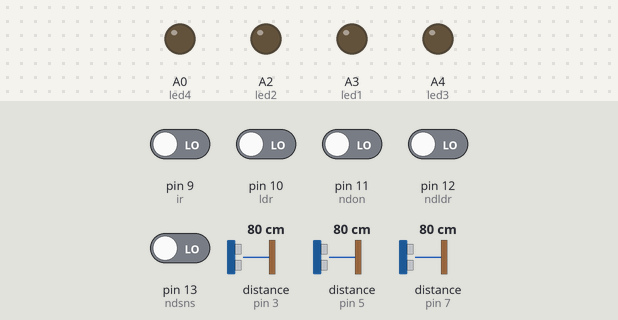
This sketch was run on a simulated Arduino Uno, built with avr-gcc and run on an emulated ATmega328P. Parts: output pins drawn as LEDs (lit = HIGH). The inputs (shaded band) are chosen by the test bench; at power-on: pin 9 (ir), pin 10 (ldr), pin 11 (ndon), pin 12 (ndldr), pin 13 (ndsns) LOW, distance to the obstacle (sensors on pin 3, pin 5, pin 7) 80 cm. The echo pulse lasts 58.3 µs per cm; pins used as bus, display or sensor lines are not drawn.

Above: at 1.2 s.
1.3 s: pin 11 (ndon) driven HIGH
At 1.9 s:
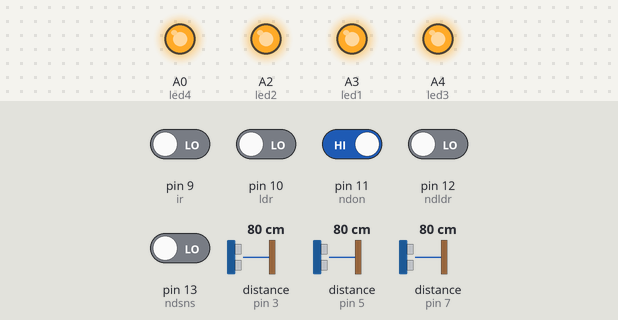
2.8 s: pin 11 (ndon) driven LOW and pin 13 (ndsns) driven HIGH
At 3.7 s:
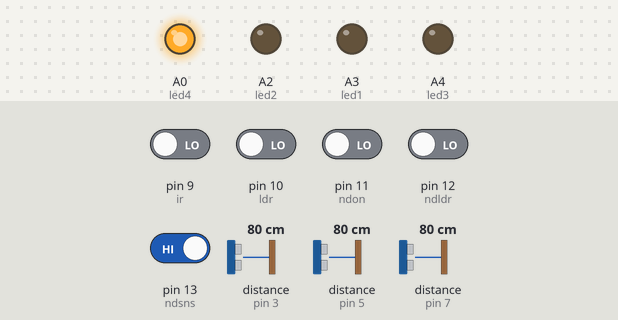
4.4 s: pin 12 (ndldr) driven HIGH
At 5.2 s:
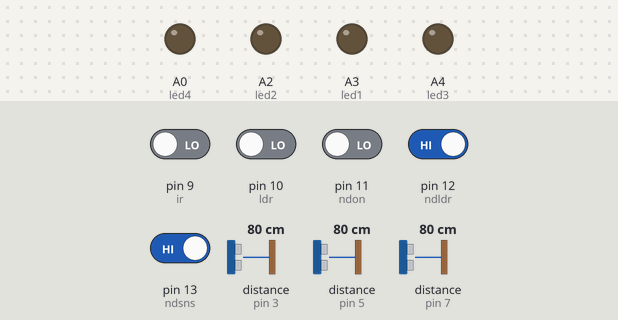
5.9 s: pin 10 (ldr) driven HIGH
At 6.6 s:
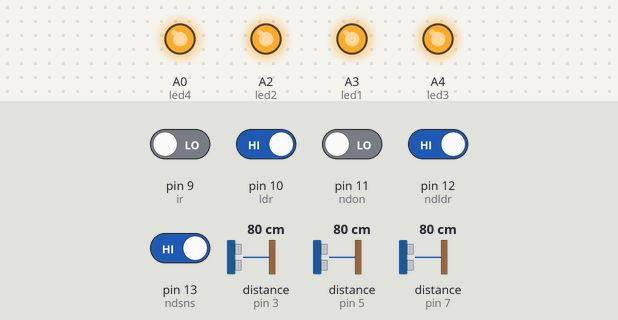
Timing chart, 0 to 8.4 s (numbered marks = the images above; inputs shaded):
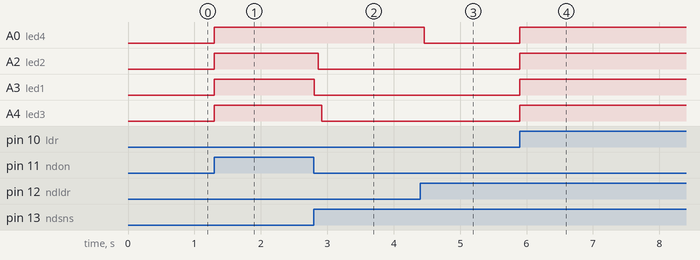

The sketch:

main_board.ino
```cpp
int trigPin1=2;
int echoPin1=3;

int trigPin2=4;
int echoPin2=5;

int trigPin3=6;
int echoPin3=7;

int led1=A3;
int led2=A2;
int led3=A4;
int led4=A0;

int ndon=11;
int ndldr=12;
int ndsns=13;

int ir=9;
int ldr=10;


void setup() {
  Serial.begin (9600);

  pinMode(trigPin1, OUTPUT);
  pinMode(echoPin1, INPUT);
   pinMode(trigPin2, OUTPUT);
  pinMode(echoPin2, INPUT);
   pinMode(trigPin3, OUTPUT);
  pinMode(echoPin3, INPUT);

  pinMode(led1,OUTPUT);
  pinMode(led2,OUTPUT);
  pinMode(led3,OUTPUT);
  pinMode(led4,OUTPUT);

  pinMode(ndon,INPUT);
  pinMode(ndldr,INPUT);
  pinMode(ndsns,INPUT);

  pinMode(ldr,INPUT);
  pinMode(ir,INPUT);


}

void loop() {
  int ldrmob=digitalRead(ndldr);
  int ltmbcnt=digitalRead(ndon);
  int snscnt=digitalRead(ndsns);
if(ltmbcnt==HIGH)
{
    digitalWrite(led1,HIGH);
    digitalWrite(led2,HIGH);
    digitalWrite(led3,HIGH);
    digitalWrite(led4,HIGH);
}
else if(ldrmob==HIGH)
{
  int ldrsn= digitalRead(ldr);
  if(ldrsn==HIGH)
  {
    digitalWrite(led1,HIGH);
    digitalWrite(led2,HIGH);
    digitalWrite(led3,HIGH);
    digitalWrite(led4,HIGH);
  }
  else
  {

    digitalWrite(led1,LOW);
    digitalWrite(led2,LOW);
    digitalWrite(led3,LOW);
    digitalWrite(led4,LOW);
  }
}
else if(snscnt==HIGH)
{
int irnum=digitalRead(ir);
    if(irnum==HIGH)
    {
      digitalWrite(led4,HIGH);
    }
  long duration1, distance1;
  digitalWrite(trigPin1, LOW);  // Added this line
  delayMicroseconds(2); // Added this line
  digitalWrite(trigPin1, HIGH);
  delayMicroseconds(10); // Added this line
  digitalWrite(trigPin1, LOW);
  duration1 = pulseIn(echoPin1, HIGH);
  distance1 = (duration1/2) / 29.1;

   if (distance1 <60){
     if(irnum==LOW)
    {
      digitalWrite(led4,LOW);
    }
    digitalWrite(led1,HIGH);
  }
  else {
    digitalWrite(led1,LOW);
  }
  delay(50);
long duration2, distance2;
  digitalWrite(trigPin2, LOW);  // Added this line
  delayMicroseconds(2); // Added this line
  digitalWrite(trigPin2, HIGH);
  delayMicroseconds(10); // Added this line
  digitalWrite(trigPin2, LOW);
  duration2 = pulseIn(echoPin2, HIGH);
  distance2= (duration2/2) / 29.1;

    if (distance2 <60){
       if (irnum==LOW)
    {
      digitalWrite(led4,LOW);
    }
    digitalWrite(led2,HIGH);

  }
  else {
    digitalWrite(led2,LOW);
  }
  delay(50);
  long duration3, distance3;
  digitalWrite(trigPin3, LOW);  // Added this line
  delayMicroseconds(2); // Added this line
  digitalWrite(trigPin3, HIGH);
  delayMicroseconds(10); // Added this line
  digitalWrite(trigPin3, LOW);
  duration3 = pulseIn(echoPin3, HIGH);
  distance3= (duration3/2) / 29.1;

   if (distance3 <60){
    digitalWrite(led3,HIGH);

  }
  else {
    digitalWrite(led3,LOW);
  }
  delay(50);
}

}
```

Measured:
- after the input at 1.3 s, A0 (led4), A2 (led2), A3 (led1), A4 (led3): LOW → HIGH at once
- after the input at 2.8 s, A2 (led2): HIGH → LOW after 0.06 s; A3 (led1): HIGH → LOW at once; A4 (led3): HIGH → LOW after 0.12 s
- after the input at 4.4 s, A0 (led4): HIGH → LOW after 0.06 s
- after the input at 5.9 s, A0 (led4), A2 (led2), A3 (led1), A4 (led3): LOW → HIGH at once
